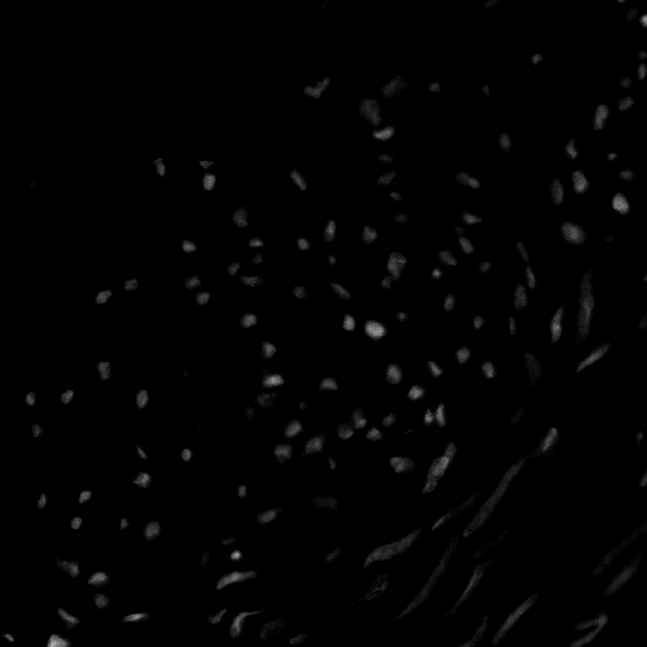
#> input picture Lab03 - Histogram Equalization/im_cells.png, 647 x 647 px
$ jupyter execute Lab03_hist.ipynb
#> lines starting #> are read from the running program, lines starting #| are printed output that depends on the picture
**Prática de Histogramas**

1)
- Produza a imagem ‘negativa’ do arquivo ‘im_cells.png’
- Com a imagem negativa, produza a imagem original novamente.
- Mostre lado a lado a imagem original e a negativa. Em qual deles os objetos presentes na imagem são melhor percebidos? Justifique.
- Aplique a imagem uma função logarítmica.

[cell 1]
import cv2
import matplotlib.pyplot as plt

img = cv2.imread("im_cells.png", cv2.IMREAD_GRAYSCALE)
#> img is the input picture: shape (647, 647); min 0, max 188, mean 2.4

imgOut = 256 - img
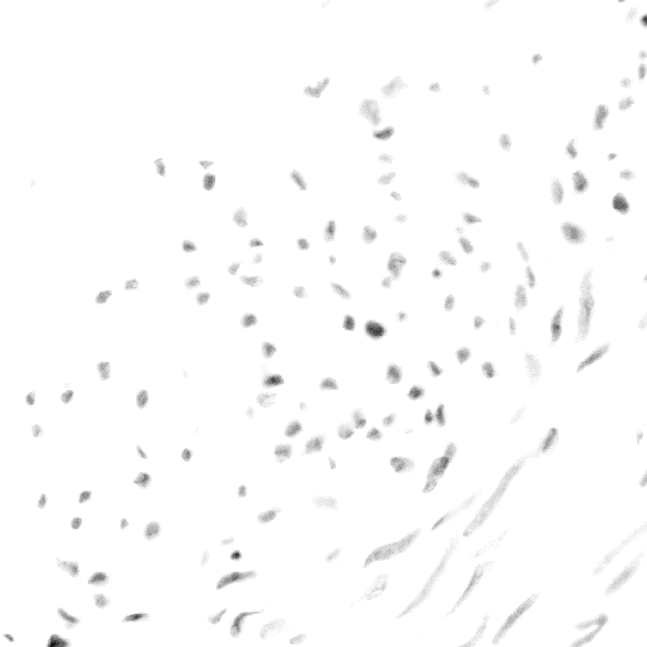
#> imgOut: shape (647, 647) uint16; min 68, max 256, mean 253.6; drawn with min black and max white

plt.subplot(1,2,1)
plt.title('Original')
plt.imshow(img, cmap='gray', vmin=0, vmax=255)

plt.subplot(1,2,2)
plt.title('Invertida')
plt.imshow(imgOut, cmap='gray', vmin=0, vmax=255)
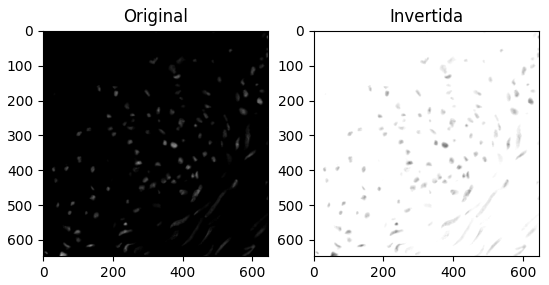
#> figure drawn by matplotlib, 2 panels

2)
- Abra a imagem 'pout.tif' e mostre seu histograma.
- Equalize a imagem anterior e mostre novamente seu histograma. Mostra a curva de transformação (consulte https://www.mathworks.com/help/images/histogram-equalization.html)
(procurar função OpenCV)

[cell 2]
import cv2
import matplotlib.pyplot as plt
import numpy as np

imgOriginal  = cv2.imread('pout.tif', cv2.IMREAD_GRAYSCALE)
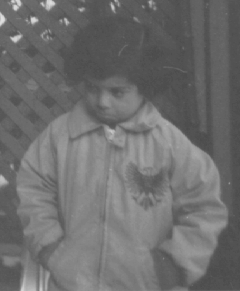
#> input picture Lab03 - Histogram Equalization/pout.tif, 240 x 291 px
#> imgOriginal is the input picture: shape (291, 240); min 74, max 224, mean 110.3
plt.subplot(1,2,1)
plt.title("Imagem Original")
plt.hist(imgOriginal)

imgEqualized = cv2.equalizeHist(imgOriginal)
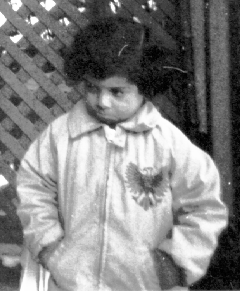
#> imgEqualized: shape (291, 240); min 0, max 255, mean 130.4
plt.subplot(1,2,2)
plt.title("Imagem Equalizada")
plt.hist(imgEqualized)
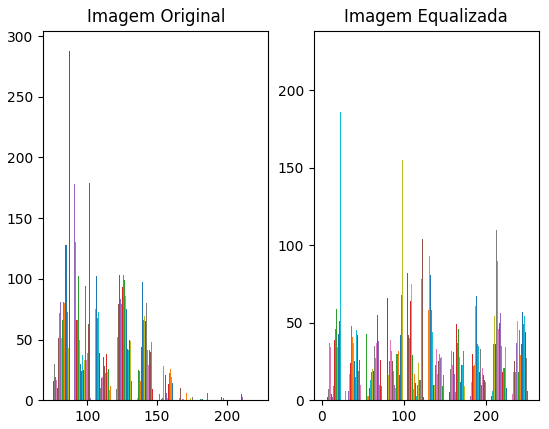
#> figure drawn by matplotlib, 2 panels; panel 1: tallest bar 176 high, from x = 90.5 to 90.55; panel 1: tallest bar 186 high, from x = 90.55 to 90.6; panel 1: tallest bar 180 high, from x = 90.6 to 90.65; panel 2: tallest bar 83 high, from x = 104.6 to 104.7
